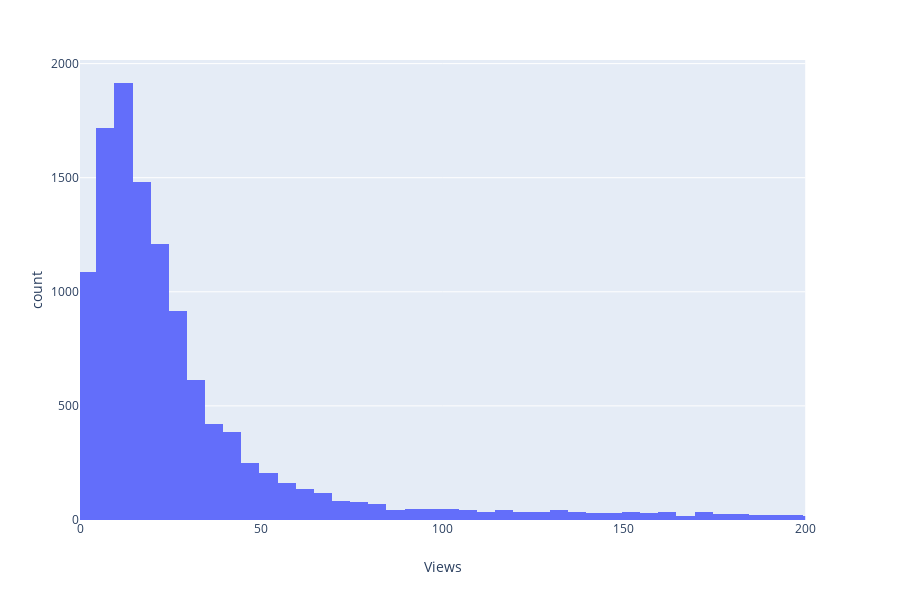

Notebook source saved alongside this figure:
### Code cell
fig = px.histogram(df_useful, x='Views')
fig.update_xaxes(range=[0, 200])
fig.show()

### Figure 1 — Plotly figure (JSON) as saved in the notebook; plotly's stock layout.template omitted (floating-point values rounded to 4 significant figures; data arrays with more than 128 entries replaced by an {"elided": "..."} marker saying what was removed)
{"data": [{"alignmentgroup": "True", "bingroup": "x", "hoverlabel": {"namelength": 0}, "hovertemplate": "Views=%{x}<br>count=%{y}", "legendgroup": "", "marker": {"color": "#636efa"}, "name": "", "offsetgroup": "", "orientation": "v", "showlegend": false, "type": "histogram", "x": {"elided": "11862 int values"}, "xaxis": "x", "yaxis": "y"}], "layout": {"barmode": "relative", "height": 600, "legend": {"tracegroupgap": 0}, "margin": {"t": 60}, "xaxis": {"anchor": "y", "domain": [0, 0.98], "range": [0, 200], "title": {"text": "Views"}}, "yaxis": {"anchor": "x", "domain": [0, 1], "title": {"text": "count"}}}}
